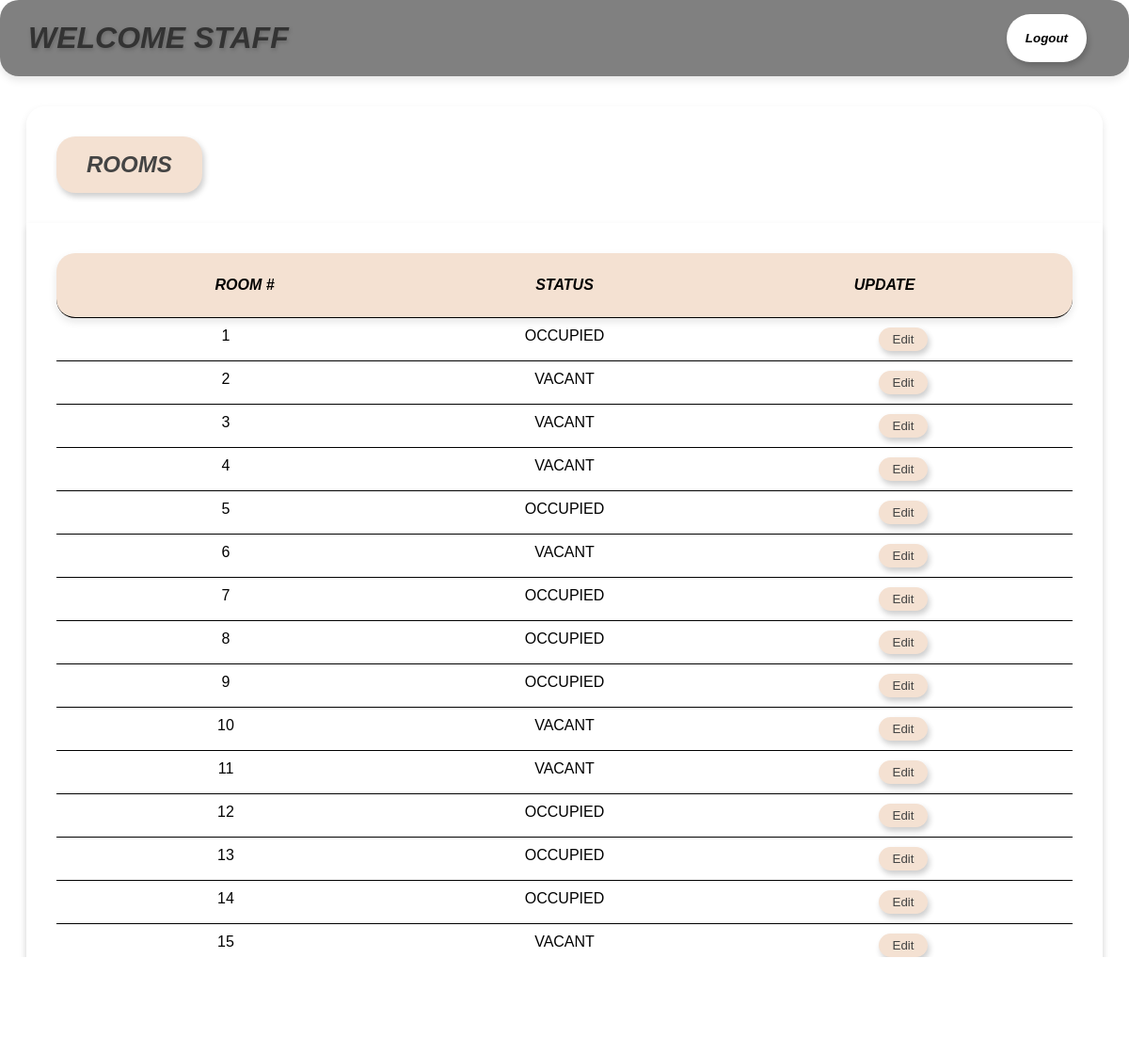
Screenshot of /staff/staffRooms.php with the database file from the repository.
### tables this page shows
CREATE TABLE `roomStatus` (
  `id` int(11) NOT NULL,
  `roomNo` int(11) NOT NULL,
  `statusUpdate` varchar(50) NOT NULL
);

### staff/staffRooms.php (the view, shortened to what this page needs)
<?php
$conn = new mysqli("localhost", "s24100596_magsipoc_residences", "24100596", "s24100596_magsipoc_residences");
$sql = "SELECT roomNo, statusUpdate FROM roomStatus";
$result = $conn->query($sql);
?>
<!DOCTYPE html>
<html lang="en">
<head>
    <link rel="stylesheet" href="staffRooms.css">
</head>
<body>
    <?php include_once('../include/userHeaderStaff.php') ?>
    <div class="container">
        <div class="button-container">
            <a href="staff.php"><div class="button">Rooms</div></a>
        </div>
        <div class="full-view-container">
            <div class="row-container header">
                <div class="cell">Room #</div>
                <div class="cell">Status</div>
                <div class="cell">Update</div>
            </div>
            <?php
            if ($result->num_rows > 0) {
                while($row = $result->fetch_assoc()) {
                    echo '<div class="row-container">';
                    echo '<div class="cell">' . htmlspecialchars($row["roomNo"]) . '</div>';
                    echo '<div class="cell">' . htmlspecialchars($row["statusUpdate"]) . '</div>';
                    echo '<div class="cell"><button class="edit-button">Edit</button></div>';
                    echo '</div>';
                }
            } else {
                echo '<div class="row-container"><div class="cell" colspan="3">No rooms found</div></div>';
            }
            ?>
        </div>
    </div>
</body>
</html>

### staff/staffRooms.css (style rules this page uses)
body { margin: 0; padding: 0; text-align: center; font-family: 'Arial', sans-serif; background-image: url(../include/background.jpg); background-size: cover; background-position: center; background-attachment: fixed; }
.header { display: flex; justify-content: space-between; background-color: rgba(255, 255, 255, 0.8); align-items: center; padding: 1.5rem 2.5rem; border-radius: 20px; box-shadow: 0 4px 8px rgba(0, 0, 0, 0.1); }
.container { position: relative; margin: 2rem auto; width: 90%; max-width: 1200px; height: auto; background: rgba(255, 255, 255, 0.8); border-radius: 20px; padding: 2rem; box-shadow: 0 4px 8px rgba(0, 0, 0, 0.1); display: flex; flex-direction: column; align-items: center; }
.button-container { display: flex; justify-content: space-between; width: 100%; padding: 0 1rem; }
.button { background-color: #f4e1d2; color: #444; padding: 1rem 2rem; border-radius: 20px; font-size: 1.5rem; font-weight: bold; font-style: italic; cursor: pointer; text-transform: uppercase; transition: 0.3s ease-in-out; box-shadow: 2px 4px 6px rgba(0, 0, 0, 0.2); }
.full-view-container { width: 100%; margin-top: 2rem; padding: 2rem; background: rgba(255, 255, 255, 0.8); box-shadow: 0 4px 8px rgba(0, 0, 0, 0.1); }
.row-container { display: flex; justify-content: space-between; border-bottom: 1px solid black; }
.row-container.header { font-weight: bold; font-style: italic; background-color:#f4e1d2; }
.cell { flex: 1; padding: 10px; text-align: center; text-transform: uppercase; }
.edit-button { padding: 5px 15px; background-color: #f4e1d2; color: #444; border: none; border-radius: 20px; cursor: pointer; transition: all 0.3s ease; box-shadow: 2px 4px 6px rgba(0, 0, 0, 0.2); }
a { text-decoration: none; }

### include/userHeader.css (style rules this page uses)
.header { display: flex; justify-content: space-between; background-color: gray; align-items: center; padding: 15px 30px; }

### rows the page displays
roomstatus: roomNo "1", statusUpdate "OCCUPIED"
roomstatus: roomNo "2", statusUpdate "VACANT"
roomstatus: roomNo "3", statusUpdate "VACANT"
roomstatus: roomNo "4", statusUpdate "VACANT"
roomstatus: roomNo "5", statusUpdate "OCCUPIED"
roomstatus: roomNo "6", statusUpdate "VACANT"
roomstatus: roomNo "7", statusUpdate "OCCUPIED"
roomstatus: roomNo "8", statusUpdate "OCCUPIED"
roomstatus: roomNo "9", statusUpdate "OCCUPIED"
roomstatus: roomNo "10", statusUpdate "VACANT"
roomstatus: roomNo "11", statusUpdate "VACANT"
roomstatus: roomNo "12", statusUpdate "OCCUPIED"
roomstatus: roomNo "13", statusUpdate "OCCUPIED"
roomstatus: roomNo "14", statusUpdate "OCCUPIED"
roomstatus: roomNo "15", statusUpdate "VACANT"
